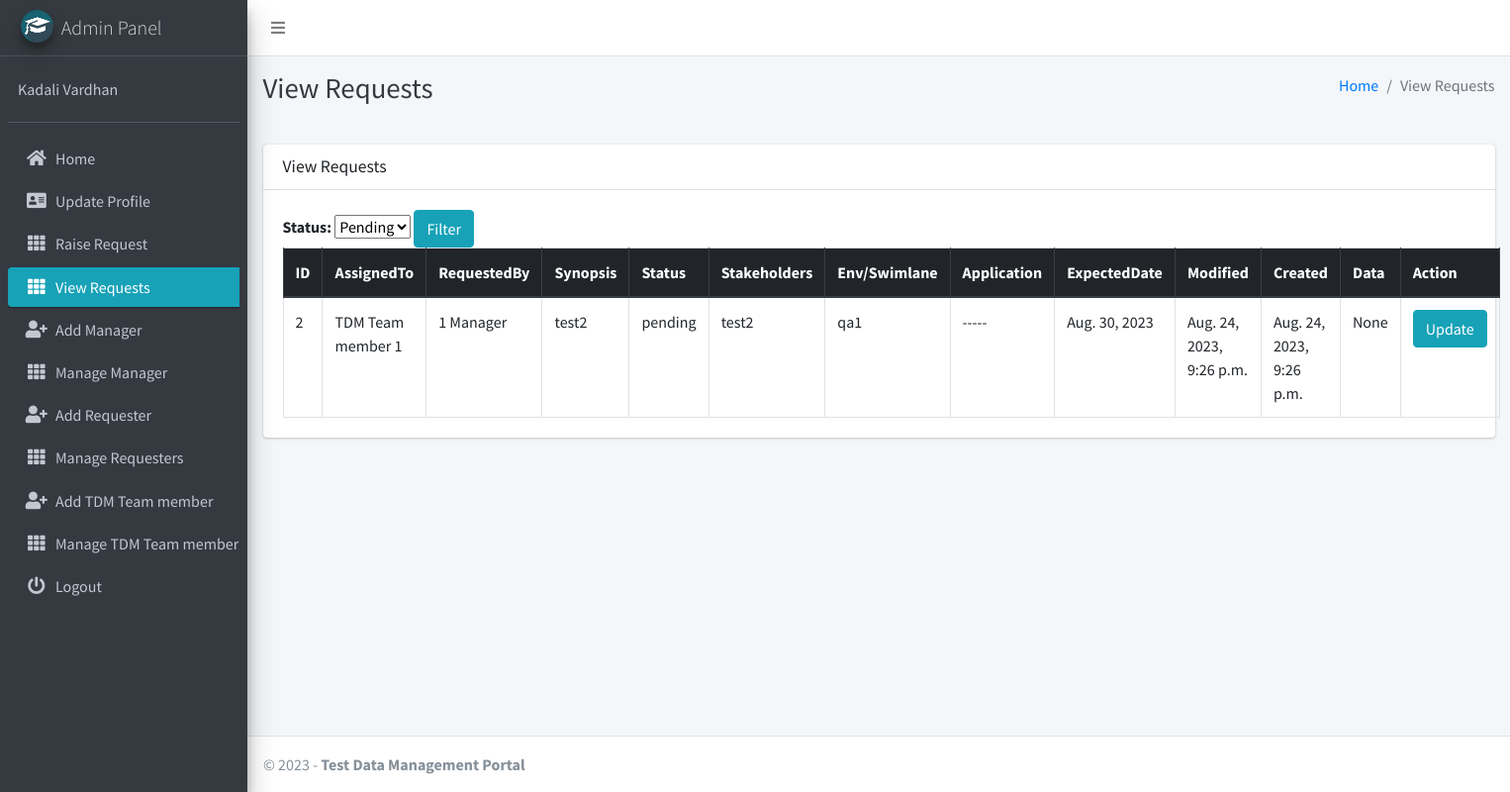
Page /requests/all?status=pending (signed in) on the committed database.
### main_application/models.py (models this page shows, shortened)
class CustomUser(AbstractUser):
    USER_TYPE = ((1, "Admin"), (2, "Requester"), (3, "Supplier"), (4, "Manager"))
    GENDER = [("M", "Male"), ("F", "Female")]
    username = None
    email = models.EmailField(unique=True)
    user_type = models.CharField(default=1, choices=USER_TYPE, max_length=1)
    gender = models.CharField(max_length=1, choices=GENDER)
    created_at = models.DateTimeField(auto_now_add=True)
    updated_at = models.DateTimeField(auto_now=True)
    USERNAME_FIELD = "email"
    REQUIRED_FIELDS = []
    objects = CustomUserManager()
    def __str__(self):
        return self.last_name + " " + self.first_name

class Request(models.Model):
    STATUS = (('new', "New"), ('pending', "Pending"), ('closed', "Closed"))
    ENV_SWIMLANE = (('qa1', "QA1"), ('qa2', "QA2"))
    TYPE_OF_DATA_SETUP = (('new', "New"),('existing', "Existing"),('inforce', "Inforce"),('gold copy', "Gold Copy"),('not applicable', "Not Applicable"))
    TYPE_OF_REQUEST = (('normal', "Normal"), ('expediate', "Expediate"))
    STATE_JURISDICTION = ()
    members = CustomUser.objects.filter(user_type=3)
    ASSIGNED_TO = (members)
    status = models.CharField(default='new', choices=STATUS, max_length=100)
    requested_by = models.ForeignKey(settings.AUTH_USER_MODEL, on_delete=models.CASCADE)
    assigned_to = models.CharField(max_length=100, default="-----")
    type_of_request = models.CharField(default='normal', choices=TYPE_OF_REQUEST, max_length=100)
    env_swimlane = models.CharField(default='qa1', choices=ENV_SWIMLANE, max_length=100)
    project_name = models.CharField(max_length=100, default="-----")
    number_of_records = models.CharField(max_length=100, default="-----")
    application = models.CharField(max_length=100, default="-----")
    expected_date = models.DateField()
    type_of_data_setup = models.CharField(default='new', choices=TYPE_OF_DATA_SETUP, max_length=100)
    stakeholders = models.TextField()
    state_jurisdiction = models.CharField(default='new', choices=TYPE_OF_DATA_SETUP, max_length=100)
    synopsis_of_request = models.TextField()
    description_of_request = models.TextField()
    date_posted = models.DateTimeField(default=timezone.now)
    date_updated = models.DateTimeField(auto_now=True)
    test_data = models.FileField(upload_to="testdata/", null=True, default=None, max_length=250)

### main_application/views.py (the view)
# urls.py: re_path(r"^requests/all$", views.RequestListView.as_view(), name='view_requests_all'),
class RequestListView(ListView):
    model = Request
    template_name = "main_application/view_requests.html"
    context_object_name = "requests"
    def get_queryset(self):
        if 'new' in self.request.GET:
            return Request.objects.filter(status="new").order_by('-date_posted')
        elif 'pending' in self.request.GET:
            return Request.objects.filter(status="pending").order_by('-date_posted')
        elif 'closed' in self.request.GET:
            return Request.objects.filter(status="closed").order_by('-date_posted')
        else:
            return Request.objects.all().order_by('-date_posted')
    def get_context_data(self, **kwargs):
        context = super().get_context_data(**kwargs)
        context["page_title"] = "View Requests"
        context["filter"] = RequestFilter(self.request.GET, queryset=self.get_queryset())
        return context

### main_application/templates/main_application/view_requests.html
{% extends 'main_application/base.html' %}
{% load static %}
{% load bootstrap %}
{% block page_title %}{{page_title}}{% endblock page_title %}
{% block content %}
<section class="content">
    <div class="container-fluid">
        <div class="row">
            <div class="col-md-12">
                <div class="card">
                    <div class="card-header">
                        <h3 class="card-title">{{page_title}}</h3>
                    </div>
                    <div class="card-body">
                        <form method="GET">
                            {{filter.form}}
                            <button type="submit" class="btn btn-info">Filter</button>
                        </form>
                        <table id="example2" class="table table-bordered table-hover">
                            <thead class="thead-dark">
                                <tr>
                                    <th>ID</th>
                                    <th>AssignedTo</th>
                                    <th>RequestedBy</th>
                                    <th>Synopsis</th>
                                    <th>Status</th>
                                    <th>Stakeholders</th>
                                    <th>Env/Swimlane</th>
                                    <th>Application</th>
                                    <th>ExpectedDate</th>
                                    <th>Modified</th>
                                    <th>Created</th>
                                    <th>Data</th>
                                    <th>Action</th>
                                </tr>
                            </thead>
                            <tbody>
                                {% for request in filter.qs %}
                                <tr>
                                    <td>{{request.pk}}</td>
                                    <td>{{request.assigned_to}}</td>
                                    <td>{{request.requested_by}}</td>
                                    <td>{{request.synopsis_of_request}}</td>
                                    <td>{{request.status}}</td>
                                    <td>{{request.stakeholders}}</td>
                                    <td>{{request.env_swimlane}}</td>
                                    <td>{{request.application}}</td>
                                    <td>{{request.expected_date}}</td>
                                    <td>{{request.date_updated}}</td>
                                    <td>{{request.date_posted}}</td>
                                    {% if request.test_data %}
                                    <td><a class="btn btn-info" href="{{request.test_data.url}}" role="button">Download</td>
                                    {% else %}
                                    <td>None</td>
                                    {% endif %}
                                    <td><a class="btn btn-info" href="{% url 'update_requests' request.pk %}" role="button">Update</a></td>
                                </tr>
                                {% endfor %}
                            </tbody>
                        </table>
                    </div>
                </div>
            </div>
        </div>
    </div>
</section>
{% endblock content %}

### main_application/templates/main_application/sidebar_template.html (shortened to what this page needs)
{% load static %}
<aside class="main-sidebar sidebar-dark-info elevation-4">
    {% if request.user.user_type == '1' %}
    <a href="{% url 'admin_home' %}" class="brand-link">
        <img src="{% static 'dist/img/cmsl.png' %} " alt="AdminLTE Logo"
            class="brand-image img-circle elevation-3" >
        <span class="brand-text font-weight-light">Admin Panel</span>
    </a>
    <div class="sidebar">
        <div class="user-panel mt-3 pb-3 mb-3 d-flex">
            <div class="info">
                <a href="#" class="d-block">{{user}}</a>
            </div>
        </div>
        <nav class="mt-2">
            <ul class="nav nav-pills nav-sidebar flex-column" data-widget="treeview" role="menu" data-accordion="false">
                <li class="nav-item">
                    {% url 'admin_home' as admin_home %}
                    <a href="{{admin_home}}" class="nav-link {% if admin_home == request.path %} active {% endif %}">
                        <i class="nav-icon fas fa-home"></i>
                        <p>
                            Home
                        </p>
                    </a>
                </li>
                <li class="nav-item">
                    {% url 'admin_view_profile' as admin_view_profile %}
                    <a href="{{admin_view_profile}}"
                        class="nav-link {% if admin_view_profile == request.path %} active {% endif %}">
                        <i class="nav-icon fas fa-address-card"></i>
                        <p>
                            Update Profile
                        </p>
                    </a>
                </li>
                <li class="nav-item">
                    {% url 'create_requests' as create_requests %}
                    <a href="{{create_requests}}" class="nav-link {% if create_requests == request.path %} active {% endif %}">
                        <i class="nav-icon fas fa-th"></i>
                        <p>
                            Raise Request
                        </p>
                    </a>
                </li>
                <li class="nav-item">
                    {% url 'view_requests_all' as view_requests_all %}
                    <a href="{{view_requests_all}}" class="nav-link {% if view_requests_all == request.path %} active {% endif %}">
                        <i class="nav-icon fas fa-th"></i>
                        <p>
                            View Requests
                        </p>
                    </a>
                </li>
                <li class="nav-item">
                    {% url 'add_manager' as add_manager %}
                    <a href="{{add_manager}}" class="nav-link {% if add_manager == request.path %} active {% endif %}">
                        <i class="nav-icon fas fa-user-plus"></i>
                        <p>
                            Add Manager
                        </p>
                    </a>
                </li>
                <li class="nav-item">
                    {% url 'manage_manager' as manage_manager %}
                    {% url 'edit_manager' manager_id as edit_manager %}
                    <a href="{{manage_manager}}"
                        class="nav-link {% if manage_manager == request.path or request.path == edit_manager %} active {% endif %}">
                        <i class="nav-icon fas fa-th"></i>
                        <p>
                            Manage Manager
                        </p>
                    </a>
                </li>
                <li class="nav-item">
                    {% url 'add_requester' as add_requester %}
                    <a href="{{add_requester}}" class="nav-link {% if add_requester == request.path %} active {% endif %}">
                        <i class="nav-icon fas fa-user-plus"></i>
                        <p>
                            Add Requester
                        </p>
                    </a>
                </li>
                <li class="nav-item">
                    {% url 'manage_requester' as manage_requester %}
                    {% url 'edit_requester' requester_id as edit_requester %}
                    <a href="{{manage_requester}}"
                        class="nav-link {% if manage_requester == request.path or request.path == edit_requester %} active {% endif %}">
                        <i class="nav-icon fas fa-th"></i>
                        <p>
                            Manage Requesters
                        </p>
                    </a>
                </li>
                <li class="nav-item">
                    {% url 'add_supplier' as add_supplier%}
                    <a href="{{add_supplier}}" class="nav-link  {% if add_supplier == request.path %} active {% endif %}">
                        <i class="nav-icon fas fa-user-plus"></i>
                        <p>
                            Add TDM Team member
                        </p>
                    </a>
                </li>
                <li class="nav-item">
                    {% url 'manage_supplier' as manage_supplier %}
                    {% url 'edit_supplier' supplier_id as edit_supplier %}
                    <a href="{{manage_supplier}}"
                        class="nav-link  {% if edit_supplier == request.path or manage_supplier == request.path %} active {% endif %}">
                        <i class="nav-icon fas fa-th"></i>
                        <p>
                            Manage TDM Team members
                        </p>
                    </a>
                </li>
                                        {% endif %}
                                        <li class="nav-item">
                                            <a href="{% url 'user_logout' %}"
                                                onclick="return confirm('Your session would be terminated.\n\nProceed?')"
                                                class="nav-link">
                                                <i class="nav-icon fas fa-power-off"></i>
                                                <p>
                                                    Logout
                                                </p>
                                            </a>
                                        </li>
                                    </ul>
                                </nav>
                            </div>
</aside>

### rows in the picture
CustomUser: last_name+first_name "Kadali Vardhan"
Request: pk "2", assigned_to "TDM Team member 1", requested_by "1 Manager", synopsis_of_request "test2", status "pending", stakeholders "test2", env_swimlane "qa1", application "-----", expected_date "Aug. 30, 2023", date_updated "Aug. 24, 2023, 9:26 p.m.", date_posted "Aug. 24, 2023, 9:26 p.m.", test_data "None"

### other values in the picture
{{ page_title }} "View Requests"
